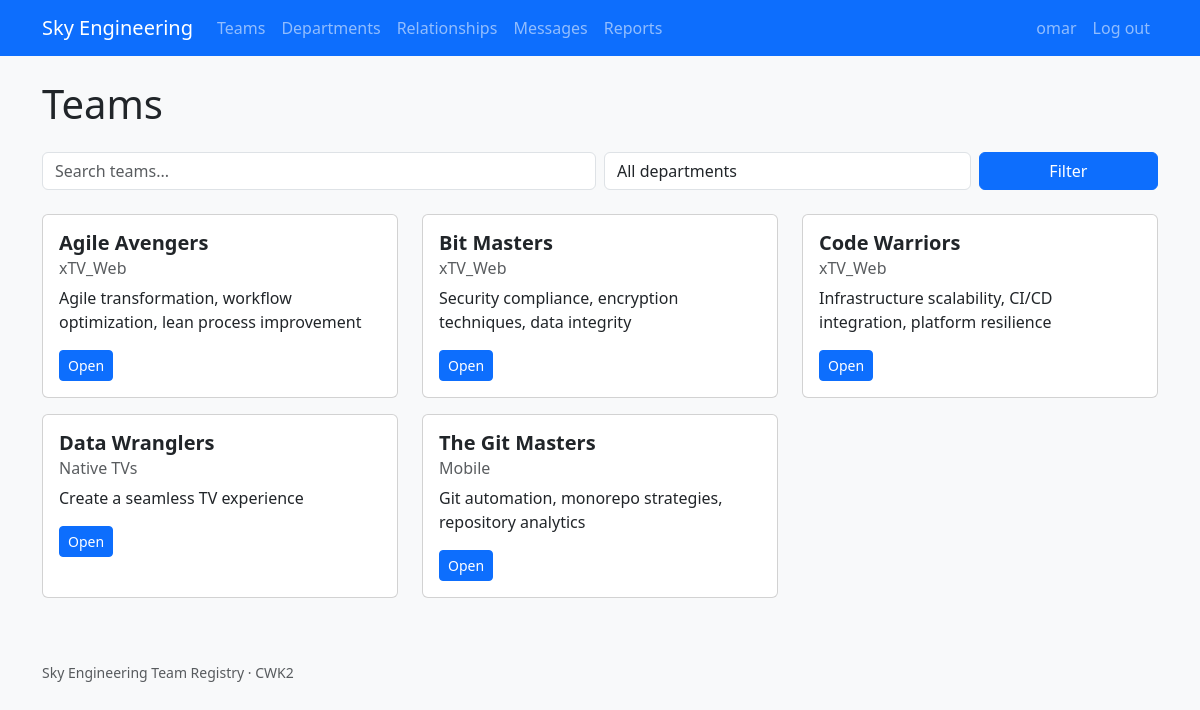
Page /teams/ (signed in) on the committed database.
### teams/models.py (models this page shows, shortened)
class Team(models.Model):
    name = models.CharField(max_length=150, unique=True)
    mission = models.TextField()
    description = models.TextField(blank=True)
    department = models.ForeignKey(Department, on_delete=models.PROTECT)
    team_type = models.ForeignKey(TeamType, null=True, blank=True, on_delete=models.SET_NULL)
    manager = models.ForeignKey(
        settings.AUTH_USER_MODEL,
        null=True,
        blank=True,
        on_delete=models.SET_NULL,
        related_name='managed_teams',
    )
    created_at = models.DateTimeField(auto_now_add=True)
    updated_at = models.DateTimeField(auto_now=True)

### organization/models.py (models this page shows, shortened)
class Department(models.Model):
    name = models.CharField(max_length=150, unique=True)
    specialisation = models.CharField(max_length=200)
    leader = models.ForeignKey(
        settings.AUTH_USER_MODEL,
        null=True,
        blank=True,
        on_delete=models.SET_NULL,
        related_name='led_departments',
    )
    description = models.TextField(blank=True)

### teams/views.py (the view, shortened to what this page needs)
# urls.py: path('', views.team_list, name='team_list'),
@login_required
def team_list(request):
    form = TeamSearchForm(request.GET or None)
    teams = Team.objects.all().select_related('department', 'team_type').order_by('name')
    query = request.GET.get('q', '').strip()
    department_id = request.GET.get('department')
    if department_id:
        teams = teams.filter(department_id=department_id)
    return render(request, 'teams/team_list.html', {
        'teams': teams,
        'form': form,
        'query': query,
        'departments': Department.objects.all().order_by('name'),
        'selected_department': department_id or '',
    })

### teams/forms.py
class TeamSearchForm(BootstrapFormMixin, forms.Form):
    q = forms.CharField(
        required=False,
        label='',
        widget=forms.TextInput(attrs={'placeholder': 'Search teams...'}),
    )

### teams/templates/teams/team_list.html (shortened to what this page needs)
{% extends 'base.html' %}
{% block content %}
<h1 class="mb-4">Teams</h1>
<form method="get" class="row g-2 mb-4">
  <div class="col-md-6">{{ form.q }}</div>
  <div class="col-md-4">
    <select name="department" class="form-control">
      <option value="">All departments</option>
    </select>
  </div>
  <div class="col-md-2"><button type="submit" class="btn btn-primary w-100">Filter</button></div>
</form>
<div class="row">
  {% for team in teams %}
    <div class="col-md-6 col-lg-4 mb-3">
      <div class="card h-100">
        <div class="card-body">
          <h5 class="card-title">{{ team.name }}</h5>
          <h6 class="card-subtitle mb-2 text-muted">{{ team.department.name }}{% if team.team_type %} · {{ team.team_type.name }}{% endif %}</h6>
          <p class="card-text">{{ team.mission|truncatewords:20 }}</p>
          <a href="{% url 'team_detail' team.pk %}" class="btn btn-sm btn-primary">Open</a>
        </div>
      </div>
    </div>
  {% empty %}
    <p>No teams match.</p>
  {% endfor %}
</div>
{% endblock %}

### templates/navbar.html (shortened to what this page needs)
<nav class="navbar navbar-expand-lg navbar-dark bg-primary">
  <div class="container">
    <a class="navbar-brand" href="{% url 'home' %}">Sky Engineering</a>
    <div class="collapse navbar-collapse" id="nav">
      <ul class="navbar-nav me-auto">
        <li class="nav-item"><a class="nav-link" href="{% url 'team_list' %}">Teams</a></li>
        <li class="nav-item"><a class="nav-link" href="{% url 'department_list' %}">Departments</a></li>
        <li class="nav-item"><a class="nav-link" href="{% url 'org_relationships' %}">Relationships</a></li>
        <li class="nav-item"><a class="nav-link" href="{% url 'inbox' %}">Messages</a></li>
        <li class="nav-item"><a class="nav-link" href="{% url 'reports:index' %}">Reports</a></li>
      </ul>
      <ul class="navbar-nav">
        {% if request.user.is_authenticated %}
          <li class="nav-item"><a class="nav-link" href="{% url 'profile' %}">{{ request.user.username }}</a></li>
          <li class="nav-item">
            <form method="post" action="{% url 'logout' %}" class="d-inline">
              <button type="submit" class="btn btn-link nav-link">Log out</button>
            </form>
          </li>
        {% else %}
          <li class="nav-item"><a class="nav-link" href="{% url 'login' %}">Log in</a></li>
          <li class="nav-item"><a class="nav-link" href="{% url 'signup' %}">Sign up</a></li>
        {% endif %}
      </ul>
    </div>
  </div>
</nav>

### static/css/style.css (style rules this page uses)
body { background: #f8f9fa; }
.card-title { font-weight: 600; }

### rows in the picture
Team: name "Agile Avengers", department.name "xTV_Web", mission "Agile transformation, workflow optimization, lean process improvement"
Team: name "Bit Masters", department.name "xTV_Web", mission "Security compliance, encryption techniques, data integrity"
Team: name "Code Warriors", department.name "xTV_Web", mission "Infrastructure scalability, CI/CD integration, platform resilience"
Team: name "Data Wranglers", department.name "Native TVs", mission "Create a seamless TV experience"
Team: name "The Git Masters", department.name "Mobile", mission "Git automation, monorepo strategies, repository analytics"

### other values in the picture
{{ request.user.username }} "omar"
